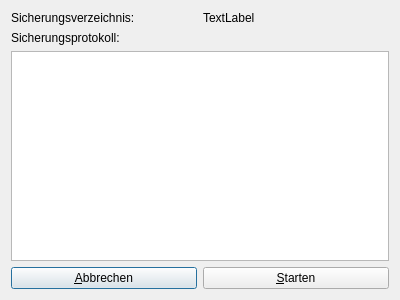
<?xml version="1.0" encoding="UTF-8"?>
<ui version="4.0">
 <class>DlgBackup</class>
 <widget class="QDialog" name="DlgBackup">
  <property name="geometry">
   <rect>
    <x>0</x>
    <y>0</y>
    <width>400</width>
    <height>300</height>
   </rect>
  </property>
  <property name="windowTitle">
   <string>Datensicherung</string>
  </property>
  <property name="windowIcon">
   <iconset resource="images/images.qrc">
    <normaloff>:/favicon.png</normaloff>:/favicon.png</iconset>
  </property>
  <layout class="QGridLayout" name="gridLayout">
   <item row="0" column="0">
    <widget class="QLabel" name="label">
     <property name="text">
      <string>Sicherungsverzeichnis:</string>
     </property>
    </widget>
   </item>
   <item row="0" column="1">
    <widget class="QLabel" name="labelBackup">
     <property name="text">
      <string>TextLabel</string>
     </property>
    </widget>
   </item>
   <item row="2" column="0" colspan="2">
    <widget class="QPlainTextEdit" name="plainTextEdit"/>
   </item>
   <item row="1" column="0">
    <widget class="QLabel" name="label_2">
     <property name="text">
      <string>Sicherungsprotokoll:</string>
     </property>
    </widget>
   </item>
   <item row="3" column="0">
    <widget class="QPushButton" name="pbCancel">
     <property name="text">
      <string>&amp;Abbrechen</string>
     </property>
     <property name="icon">
      <iconset resource="images/images.qrc">
       <normaloff>:/cancel.png</normaloff>:/cancel.png</iconset>
     </property>
     <property name="iconSize">
      <size>
       <width>32</width>
       <height>32</height>
      </size>
     </property>
     <property name="default">
      <bool>true</bool>
     </property>
    </widget>
   </item>
   <item row="3" column="1">
    <widget class="QPushButton" name="pbBackup">
     <property name="text">
      <string>&amp;Starten</string>
     </property>
     <property name="icon">
      <iconset resource="images/images.qrc">
       <normaloff>:/backup.png</normaloff>:/backup.png</iconset>
     </property>
     <property name="iconSize">
      <size>
       <width>32</width>
       <height>32</height>
      </size>
     </property>
    </widget>
   </item>
  </layout>
 </widget>
 <resources>
  <include location="images/images.qrc"/>
 </resources>
 <connections/>
</ui>
